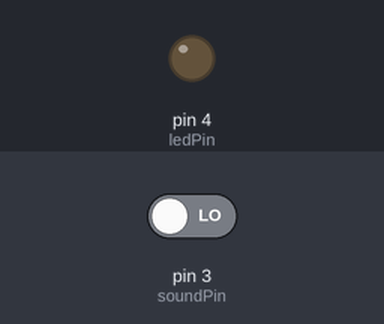
A sketch run on a simulated Arduino Uno, built with avr-gcc and run on an emulated ATmega328P. On the bench: output pins drawn as LEDs (lit = HIGH). Dashed ring = blinking. The inputs (shaded band) are chosen by the test bench; at power-on: pin 3 (soundPin) LOW.

Above: at 1.2 s.
1.3 s: pin 3 (soundPin) driven HIGH
At 1.7 s:
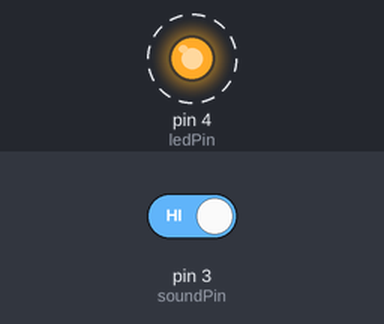
4.3 s: pin 3 (soundPin) driven LOW
At 5.0 s:
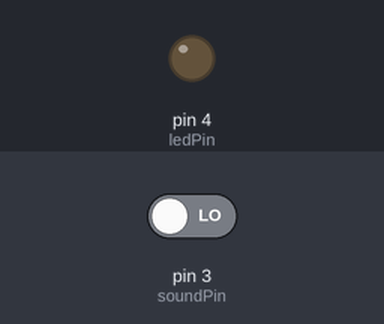
Timing chart, 0 to 7.3 s (numbered marks = the images above; inputs shaded):
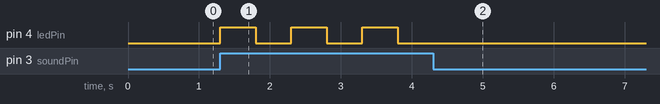

The sketch:

Project_13_Sound_Sensor_Controlled_LED.ino
```cpp
int soundPin = 3; // DO pin
int ledPin = 4;
boolean ledState = false; // Keep track of whether the LED is on or off

void setup() {
  pinMode(soundPin, INPUT);
  pinMode(ledPin, OUTPUT);

  // Ensure LED is off at startup
  digitalWrite(ledPin, LOW);
}

void loop() {
  int val = digitalRead(soundPin);

  // If sound is detected (Change to LOW if your sensor is active-low)
  if (val == HIGH) {
    ledState = !ledState; // Toggle the state (true becomes false, false becomes true)
    digitalWrite(ledPin, ledState); // Apply the new state to the LED

    // Debounce delay: wait half a second to avoid multiple triggers from one clap
    delay(500);
  }
}
```

Measured:
- after the input at 1.3 s, pin 4 (ledPin): alternates HIGH for 0.50 s and LOW for 0.50 s, starting at once
- after the input at 4.3 s, pin 4 (ledPin): stops changing and stays LOW
